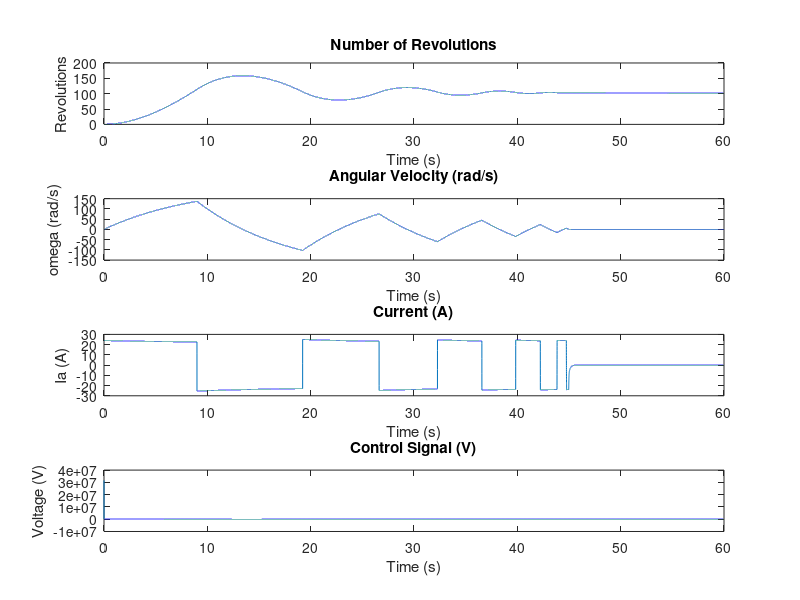

MATLAB code for this plot:
clear;
close all;
clc;

% Parameters of the BLDC motor
L = 0.001;  % Inductance (H)
R = 1;      % Resistance (Ohms)
Kb = 0.01;  % Back EMF constant (V/(rad/s))
Kt = 0.01;  % Torque constant (Nm/A)
J = 0.01;   % Rotor inertia (kg*m^2)
B = 0.001;  % Damping coefficient (Nms)

% PID controller gains
Kp = 300;
Ki = 10;
Kd = 50;

% Desired number of revolutions
desired_revolutions = 100;
desired_position = desired_revolutions * 2 * pi; % Convert to radians

% Simulation parameters
t_final = 60;  % Simulation time (s)
dt = 0.001;    % Time step (s)
t = 0:dt:t_final;

% Initial conditions
Ia = 0;      % Initial current (A)
omega = 0;   % Initial angular velocity (rad/s)
theta = 0;   % Initial position (rad)

% Preallocate arrays for results
Ia_arr = zeros(size(t));
omega_arr = zeros(size(t));
theta_arr = zeros(size(t));
error_arr = zeros(size(t));
control_signal_arr = zeros(size(t));

% PID controller variables
integral = 0;
previous_error = 0;

% Simulation loop
for i = 1:length(t)
    % Calculate error
    error = desired_position - theta;
    
    % Update PID controller
    integral = integral + error * dt;
    derivative = (error - previous_error) / dt;
    control_signal = Kp * error + Ki * integral + Kd * derivative;
    previous_error = error;
    
    % Saturate control signal (voltage) to a maximum value (e.g., 24V)
    V = min(max(control_signal, -24), 24);
    
    % Back EMF
    Eb = Kb * omega;
    
    % Differential equations
    dIa_dt = (V - R * Ia - Eb) / L;
    domega_dt = (Kt * Ia - B * omega) / J;
    
    % Euler method to update the state variables
    Ia = Ia + dIa_dt * dt;
    omega = omega + domega_dt * dt;
    theta = theta + omega * dt;
    
    % Store results
    Ia_arr(i) = Ia;
    omega_arr(i) = omega;
    theta_arr(i) = theta;
    error_arr(i) = error;
    control_signal_arr(i) = control_signal;
end

% Plot results
figure;
subplot(4,1,1);
plot(t, theta_arr / (2 * pi));
title('Number of Revolutions');
xlabel('Time (s)');
ylabel('Revolutions');

subplot(4,1,2);
plot(t, omega_arr);
title('Angular Velocity (rad/s)');
xlabel('Time (s)');
ylabel('omega (rad/s)');

subplot(4,1,3);
plot(t, Ia_arr);
title('Current (A)');
xlabel('Time (s)');
ylabel('Ia (A)');

subplot(4,1,4);
plot(t, control_signal_arr);
title('Control Signal (V)');
xlabel('Time (s)');
ylabel('Voltage (V)');
